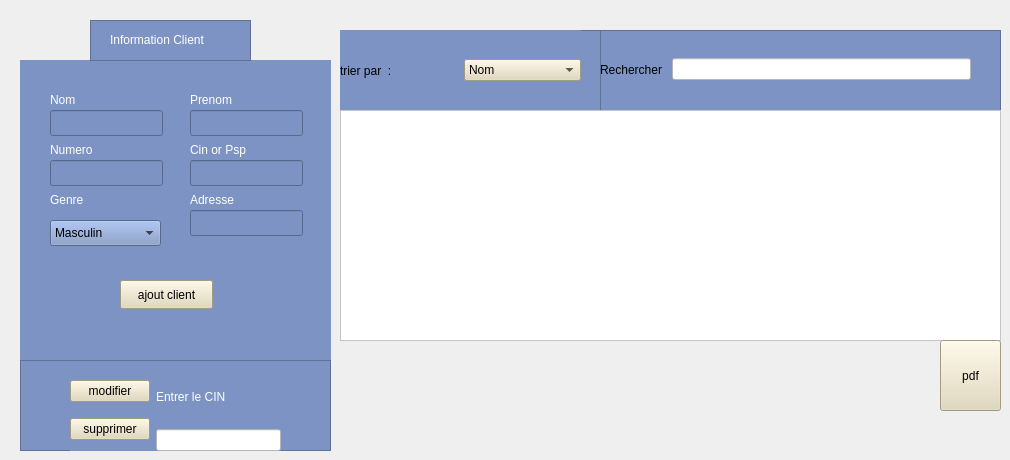
     <widget class="QWidget" name="tab_6">
      <attribute name="title">
       <string>information client</string>
      </attribute>
      <widget class="QWidget" name="widget" native="true">
       <property name="geometry">
        <rect>
         <x>20</x>
         <y>60</y>
         <width>311</width>
         <height>301</height>
        </rect>
       </property>
       <property name="styleSheet">
        <string notr="true">background-color:#7C93C3;
</string>
       </property>
       <widget class="QLabel" name="label_19">
        <property name="geometry">
         <rect>
          <x>30</x>
          <y>30</y>
          <width>63</width>
          <height>20</height>
         </rect>
        </property>
        <property name="styleSheet">
         <string notr="true">color: rgb(255, 255, 255);</string>
        </property>
        <property name="text">
         <string>Nom</string>
        </property>
       </widget>
       <widget class="QLineEdit" name="lineEdit_NOM">
        <property name="geometry">
         <rect>
          <x>30</x>
          <y>50</y>
          <width>113</width>
          <height>26</height>
         </rect>
        </property>
        <property name="styleSheet">
         <string notr="true">color: rgb(255, 255, 255);
color: qradialgradient(spread:pad, cx:0.5, cy:0.5, radius:0.5, fx:0.5, fy:0.5, stop:0 rgba(255, 0, 0, 255), stop:0.479904 rgba(255, 0, 0, 255), stop:0.522685 rgba(255, 255, 255, 255), stop:1 rgba(255, 255, 255, 255));
alternate-background-color: rgb(255, 255, 255);
selection-color: rgb(255, 255, 255);</string>
        </property>
       </widget>
       <widget class="QLabel" name="label_20">
        <property name="geometry">
         <rect>
          <x>30</x>
          <y>80</y>
          <width>63</width>
          <height>20</height>
         </rect>
        </property>
        <property name="styleSheet">
         <string notr="true">color: rgb(255, 255, 255);</string>
        </property>
        <property name="text">
         <string>Numero </string>
        </property>
       </widget>
       <widget class="QLineEdit" name="lineEdit_NUM">
        <property name="geometry">
         <rect>
          <x>30</x>
          <y>100</y>
          <width>113</width>
          <height>26</height>
         </rect>
        </property>
       </widget>
       <widget class="QLabel" name="label_21">
        <property name="geometry">
         <rect>
          <x>30</x>
          <y>130</y>
          <width>63</width>
          <height>20</height>
         </rect>
        </property>
        <property name="styleSheet">
         <string notr="true">color: rgb(255, 255, 255);</string>
        </property>
        <property name="text">
         <string>Genre</string>
        </property>
       </widget>
       <widget class="QLabel" name="label_22">
        <property name="geometry">
         <rect>
          <x>170</x>
          <y>30</y>
          <width>63</width>
          <height>20</height>
         </rect>
        </property>
        <property name="styleSheet">
         <string notr="true">color: rgb(255, 255, 255);</string>
        </property>
        <property name="text">
         <string>Prenom</string>
        </property>
       </widget>
       <widget class="QLineEdit" name="lineEdit_PRENOM">
        <property name="geometry">
         <rect>
          <x>170</x>
          <y>50</y>
          <width>113</width>
          <height>26</height>
         </rect>
        </property>
       </widget>
       <widget class="QLabel" name="label_27">
        <property name="geometry">
         <rect>
          <x>170</x>
          <y>80</y>
          <width>91</width>
          <height>20</height>
         </rect>
        </property>
        <property name="styleSheet">
         <string notr="true">color: rgb(255, 255, 255);</string>
        </property>
        <property name="text">
         <string>Cin or Psp</string>
        </property>
       </widget>
       <widget class="QLineEdit" name="lineEdit_CIN">
        <property name="geometry">
         <rect>
          <x>170</x>
          <y>100</y>
          <width>113</width>
          <height>26</height>
         </rect>
        </property>
       </widget>
       <widget class="QLabel" name="label_28">
        <property name="geometry">
         <rect>
          <x>170</x>
          <y>130</y>
          <width>63</width>
          <height>20</height>
         </rect>
        </property>
        <property name="styleSheet">
         <string notr="true">color: rgb(255, 255, 255);</string>
        </property>
        <property name="text">
         <string>Adresse</string>
        </property>
       </widget>
       <widget class="QLineEdit" name="lineEdit_ADRESSE">
        <property name="geometry">
         <rect>
          <x>170</x>
          <y>150</y>
          <width>113</width>
          <height>26</height>
         </rect>
        </property>
       </widget>
       <widget class="QPushButton" name="ajouterButton">
        <property name="geometry">
         <rect>
          <x>100</x>
          <y>220</y>
          <width>93</width>
          <height>29</height>
         </rect>
        </property>
        <property name="styleSheet">
         <string notr="true">background-color:#E1D7B7;
color: rgb(0, 0, 0);</string>
        </property>
        <property name="text">
         <string>ajout client</string>
        </property>
       </widget>
       <widget class="QComboBox" name="comboBox_GENRE">
        <property name="geometry">
         <rect>
          <x>30</x>
          <y>160</y>
          <width>111</width>
          <height>26</height>
         </rect>
        </property>
        <item>
         <property name="text">
          <string>Masculin</string>
         </property>
        </item>
        <item>
         <property name="text">
          <string>Feminin</string>
         </property>
        </item>
       </widget>
      </widget>
      <widget class="QFrame" name="frame_7">
       <property name="geometry">
        <rect>
         <x>600</x>
         <y>30</y>
         <width>401</width>
         <height>81</height>
        </rect>
       </property>
       <property name="styleSheet">
        <string notr="true">background-color:#7C93C3;
</string>
       </property>
       <property name="frameShape">
        <enum>QFrame::Shape::StyledPanel</enum>
       </property>
       <property name="frameShadow">
        <enum>QFrame::Shadow::Raised</enum>
       </property>
       <widget class="QWidget" name="layoutWidget">
        <property name="geometry">
         <rect>
          <x>0</x>
          <y>4</y>
          <width>371</width>
          <height>71</height>
         </rect>
        </property>
        <layout class="QHBoxLayout" name="horizontalLayout_2">
         <item>
          <widget class="QLabel" name="label_29">
           <property name="styleSheet">
            <string notr="true">color : rgb(0, 0, 0) ;</string>
           </property>
           <property name="text">
            <string>Rechercher </string>
           </property>
          </widget>
         </item>
         <item>
          <widget class="QLineEdit" name="lineEditRecherche">
           <property name="styleSheet">
            <string notr="true">background-color: rgb(255, 255, 255);
color: rgb(85, 170, 255);</string>
           </property>
          </widget>
         </item>
        </layout>
       </widget>
      </widget>
      <widget class="QFrame" name="frame_8">
       <property name="geometry">
        <rect>
         <x>340</x>
         <y>30</y>
         <width>261</width>
         <height>81</height>
        </rect>
       </property>
       <property name="styleSheet">
        <string notr="true">background-color:#7C93C3;
</string>
       </property>
       <property name="frameShape">
        <enum>QFrame::Shape::StyledPanel</enum>
       </property>
       <property name="frameShadow">
        <enum>QFrame::Shadow::Raised</enum>
       </property>
       <widget class="QWidget" name="layoutWidget_2">
        <property name="geometry">
         <rect>
          <x>0</x>
          <y>0</y>
          <width>241</width>
          <height>81</height>
         </rect>
        </property>
        <layout class="QHBoxLayout" name="horizontalLayout">
         <item>
          <widget class="QLabel" name="label_30">
           <property name="styleSheet">
            <string notr="true">color :rgb(0, 0, 0) ;</string>
           </property>
           <property name="text">
            <string>trier par  :</string>
           </property>
          </widget>
         </item>
         <item>
          <widget class="QComboBox" name="triComboBoxclient">
           <property name="styleSheet">
            <string notr="true">background-color:#E1D7B7;
color: rgb(0, 0, 0);</string>
           </property>
           <item>
            <property name="text">
             <string>Nom</string>
            </property>
           </item>
           <item>
            <property name="text">
             <string>CIN</string>
            </property>
           </item>
           <item>
            <property name="text">
             <string>Numero</string>
            </property>
           </item>
          </widget>
         </item>
        </layout>
       </widget>
      </widget>
      <widget class="QTableView" name="tableView_6">
       <property name="geometry">
        <rect>
         <x>340</x>
         <y>110</y>
         <width>661</width>
         <height>231</height>
        </rect>
       </property>
       <property name="styleSheet">
        <string notr="true">background-color: rgb(255, 255, 255);</string>
       </property>
      </widget>
      <widget class="QFrame" name="frame_9">
       <property name="geometry">
        <rect>
         <x>20</x>
         <y>360</y>
         <width>311</width>
         <height>91</height>
        </rect>
       </property>
       <property name="styleSheet">
        <string notr="true">background-color:#7C93C3;
</string>
       </property>
       <property name="frameShape">
        <enum>QFrame::Shape::StyledPanel</enum>
       </property>
       <property name="frameShadow">
        <enum>QFrame::Shadow::Raised</enum>
       </property>
       <widget class="QWidget" name="layoutWidget_3">
        <property name="geometry">
         <rect>
          <x>50</x>
          <y>10</y>
          <width>211</width>
          <height>81</height>
         </rect>
        </property>
        <layout class="QHBoxLayout" name="horizontalLayout_3">
         <item>
          <layout class="QVBoxLayout" name="verticalLayout">
           <item>
            <widget class="QPushButton" name="modifierButton_2">
             <property name="styleSheet">
              <string notr="true">background-color:#E1D7B7;
color: rgb(0, 0, 0);</string>
             </property>
             <property name="text">
              <string>modifier</string>
             </property>
            </widget>
           </item>
           <item>
            <widget class="QPushButton" name="supprimerButton">
             <property name="styleSheet">
              <string notr="true">background-color:#E1D7B7;
color: rgb(0, 0, 0);</string>
             </property>
             <property name="text">
              <string>supprimer</string>
             </property>
            </widget>
           </item>
          </layout>
         </item>
         <item>
          <layout class="QVBoxLayout" name="verticalLayout_2">
           <item>
            <widget class="QLabel" name="label_34">
             <property name="styleSheet">
              <string notr="true">color: rgb(255, 255, 255);</string>
             </property>
             <property name="text">
              <string>Entrer le CIN</string>
             </property>
            </widget>
           </item>
           <item>
            <widget class="QLineEdit" name="lineEdit_CIN1">
             <property name="styleSheet">
              <string notr="true">background-color: rgb(255, 255, 255);</string>
             </property>
            </widget>
           </item>
          </layout>
         </item>
        </layout>
       </widget>
      </widget>
      <widget class="QFrame" name="frame_6">
       <property name="geometry">
        <rect>
         <x>90</x>
         <y>20</y>
         <width>161</width>
         <height>41</height>
        </rect>
       </property>
       <property name="styleSheet">
        <string notr="true">background-color:#7C93C3;
</string>
       </property>
       <property name="frameShape">
        <enum>QFrame::Shape::StyledPanel</enum>
       </property>
       <property name="frameShadow">
        <enum>QFrame::Shadow::Raised</enum>
       </property>
       <widget class="QLabel" name="label_35">
        <property name="geometry">
         <rect>
          <x>20</x>
          <y>10</y>
          <width>121</width>
          <height>20</height>
         </rect>
        </property>
        <property name="styleSheet">
         <string notr="true">color: rgb(255, 255, 255);</string>
        </property>
        <property name="text">
         <string>Information Client</string>
        </property>
       </widget>
      </widget>
      <widget class="QPushButton" name="exportPDFButtonclient">
       <property name="geometry">
        <rect>
         <x>940</x>
         <y>340</y>
         <width>61</width>
         <height>71</height>
        </rect>
       </property>
       <property name="styleSheet">
        <string notr="true">background-color:#E1D7B7;
color: rgb(0, 0, 0);</string>
       </property>
       <property name="text">
        <string>pdf</string>
       </property>
      </widget>
     </widget>
